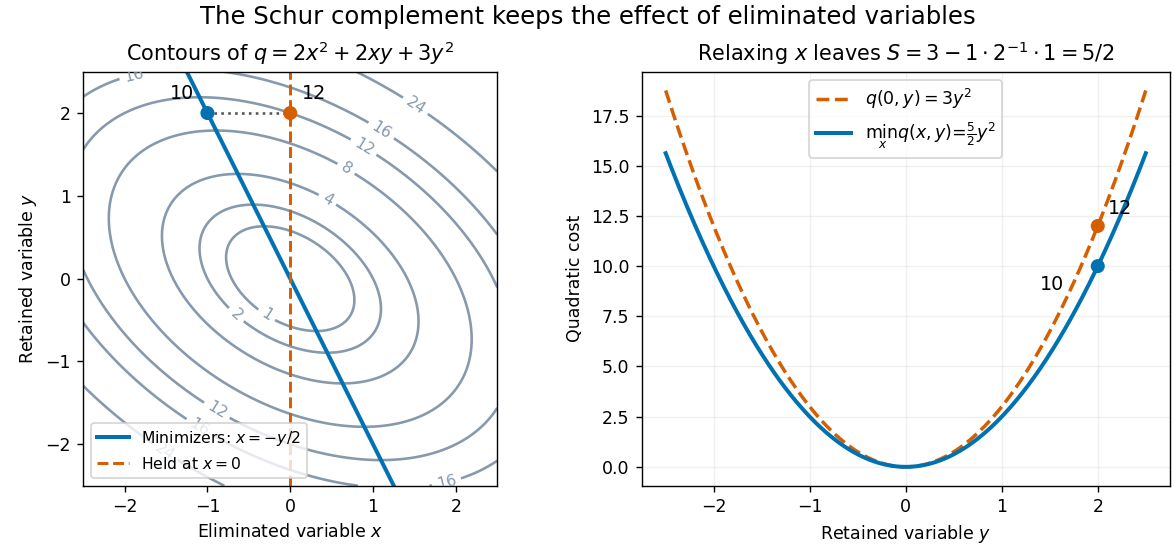

Write Python code to recreate this figure.
"""Contours and minimized profile of a stipulated quadratic form, not measured data."""

from pathlib import Path

import matplotlib.pyplot as plt
import numpy as np


def main():
    x = np.linspace(-2.5, 2.5, 401)
    y = np.linspace(-2.5, 2.5, 401)
    xx, yy = np.meshgrid(x, y)
    q = 2*xx**2+2*xx*yy+3*yy**2
    assert np.allclose(q, 2*(xx+yy/2)**2+2.5*yy**2)
    assert np.all(3*y**2 >= 2.5*y**2)
    fig, (left, right) = plt.subplots(1, 2, figsize=(9.4, 4.4), dpi=125,
                                     layout='constrained', facecolor='white')
    cs = left.contour(xx, yy, q, levels=[1, 2, 4, 8, 12, 16, 24], colors='#8799ad')
    left.clabel(cs, inline=True, fontsize=9)
    left.plot(-y/2, y, color='#0072b2', linewidth=2.3, label=r'Minimizers: $x=-y/2$')
    left.axvline(0, color='#d55e00', linestyle='--', linewidth=1.7, label=r'Held at $x=0$')
    left.plot([-1, 0], [2, 2], ':', color='#555555', linewidth=1.5)
    left.scatter([-1, 0], [2, 2], c=['#0072b2', '#d55e00'], s=50, zorder=4)
    left.annotate('10', (-1, 2), xytext=(-1.45, 2.17), fontsize=11)
    left.annotate('12', (0, 2), xytext=(.14, 2.17), fontsize=11)
    left.set(xlabel=r'Eliminated variable $x$', ylabel=r'Retained variable $y$',
             title=r'Contours of $q=2x^2+2xy+3y^2$', aspect='equal')
    left.legend(loc='lower left', fontsize=9)
    right.plot(y, 3*y**2, '--', color='#d55e00', linewidth=2, label=r'$q(0,y)=3y^2$')
    right.plot(y, 2.5*y**2, color='#0072b2', linewidth=2.3,
               label=r'$\min_x q(x,y)=\frac{5}{2}y^2$')
    right.scatter([2, 2], [10, 12], c=['#0072b2', '#d55e00'], s=50, zorder=4)
    right.annotate('10', (2, 10), xytext=(1.4, 8.8), fontsize=11)
    right.annotate('12', (2, 12), xytext=(2.1, 12.6), fontsize=11)
    right.set(xlabel=r'Retained variable $y$', ylabel='Quadratic cost',
              title=r'Relaxing $x$ leaves $S=3-1\cdot 2^{-1}\cdot 1=5/2$')
    right.grid(alpha=.18); right.legend(loc='upper center', fontsize=10)
    fig.suptitle('The Schur complement keeps the effect of eliminated variables', fontsize=14)
    fig.savefig(Path(__file__).with_suffix('.png').name, facecolor='white', transparent=False)
    plt.close(fig)


if __name__ == '__main__':
    main()
